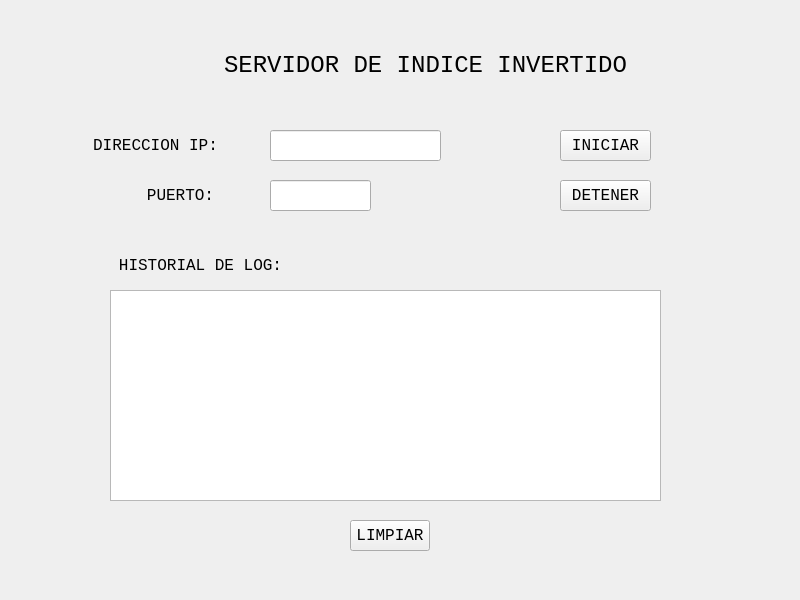
<?xml version="1.0" encoding="UTF-8"?>
<ui version="4.0">
 <class>Widget</class>
 <widget class="QWidget" name="Widget">
  <property name="geometry">
   <rect>
    <x>0</x>
    <y>0</y>
    <width>800</width>
    <height>600</height>
   </rect>
  </property>
  <property name="mouseTracking">
   <bool>false</bool>
  </property>
  <property name="windowTitle">
   <string>Widget</string>
  </property>
  <property name="autoFillBackground">
   <bool>false</bool>
  </property>
  <widget class="QLabel" name="label">
   <property name="geometry">
    <rect>
     <x>160</x>
     <y>40</y>
     <width>531</width>
     <height>51</height>
    </rect>
   </property>
   <property name="font">
    <font>
     <family>Lucida Console</family>
     <pointsize>18</pointsize>
     <bold>false</bold>
    </font>
   </property>
   <property name="text">
    <string>SERVIDOR DE INDICE INVERTIDO</string>
   </property>
   <property name="alignment">
    <set>Qt::AlignCenter</set>
   </property>
  </widget>
  <widget class="QTextBrowser" name="log">
   <property name="geometry">
    <rect>
     <x>110</x>
     <y>290</y>
     <width>551</width>
     <height>211</height>
    </rect>
   </property>
   <property name="font">
    <font>
     <family>Lucida Console</family>
     <pointsize>11</pointsize>
    </font>
   </property>
  </widget>
  <widget class="QPushButton" name="limpiarlog">
   <property name="geometry">
    <rect>
     <x>350</x>
     <y>520</y>
     <width>80</width>
     <height>31</height>
    </rect>
   </property>
   <property name="font">
    <font>
     <family>Lucida Console</family>
     <pointsize>12</pointsize>
    </font>
   </property>
   <property name="text">
    <string>LIMPIAR</string>
   </property>
  </widget>
  <widget class="QLineEdit" name="ip">
   <property name="geometry">
    <rect>
     <x>270</x>
     <y>130</y>
     <width>171</width>
     <height>31</height>
    </rect>
   </property>
   <property name="font">
    <font>
     <family>Lucida Console</family>
     <pointsize>12</pointsize>
    </font>
   </property>
  </widget>
  <widget class="QPushButton" name="iniciar">
   <property name="geometry">
    <rect>
     <x>560</x>
     <y>130</y>
     <width>91</width>
     <height>31</height>
    </rect>
   </property>
   <property name="font">
    <font>
     <family>Lucida Console</family>
     <pointsize>12</pointsize>
    </font>
   </property>
   <property name="text">
    <string>INICIAR</string>
   </property>
  </widget>
  <widget class="QPushButton" name="detener">
   <property name="geometry">
    <rect>
     <x>560</x>
     <y>180</y>
     <width>91</width>
     <height>31</height>
    </rect>
   </property>
   <property name="font">
    <font>
     <family>Lucida Console</family>
     <pointsize>12</pointsize>
    </font>
   </property>
   <property name="text">
    <string>DETENER</string>
   </property>
  </widget>
  <widget class="QLineEdit" name="puerto">
   <property name="geometry">
    <rect>
     <x>270</x>
     <y>180</y>
     <width>101</width>
     <height>31</height>
    </rect>
   </property>
   <property name="font">
    <font>
     <family>Lucida Console</family>
     <pointsize>12</pointsize>
    </font>
   </property>
  </widget>
  <widget class="QLabel" name="label_2">
   <property name="geometry">
    <rect>
     <x>80</x>
     <y>130</y>
     <width>151</width>
     <height>31</height>
    </rect>
   </property>
   <property name="font">
    <font>
     <family>Lucida Console</family>
     <pointsize>12</pointsize>
    </font>
   </property>
   <property name="text">
    <string>DIRECCION IP:</string>
   </property>
   <property name="alignment">
    <set>Qt::AlignCenter</set>
   </property>
  </widget>
  <widget class="QLabel" name="label_3">
   <property name="geometry">
    <rect>
     <x>120</x>
     <y>180</y>
     <width>121</width>
     <height>31</height>
    </rect>
   </property>
   <property name="font">
    <font>
     <family>Lucida Console</family>
     <pointsize>12</pointsize>
    </font>
   </property>
   <property name="text">
    <string>PUERTO:</string>
   </property>
   <property name="alignment">
    <set>Qt::AlignCenter</set>
   </property>
  </widget>
  <widget class="QLabel" name="label_4">
   <property name="geometry">
    <rect>
     <x>70</x>
     <y>250</y>
     <width>261</width>
     <height>31</height>
    </rect>
   </property>
   <property name="font">
    <font>
     <family>Lucida Console</family>
     <pointsize>12</pointsize>
    </font>
   </property>
   <property name="text">
    <string>HISTORIAL DE LOG:</string>
   </property>
   <property name="alignment">
    <set>Qt::AlignCenter</set>
   </property>
  </widget>
 </widget>
 <resources/>
 <connections/>
</ui>
